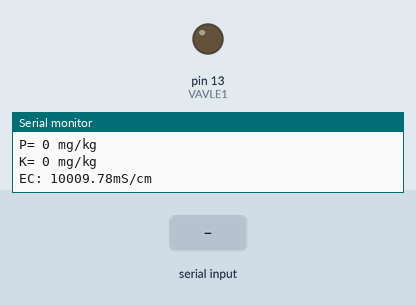
Simulated run of this sketch. Board: Arduino Uno, built with avr-gcc and run on an emulated ATmega328P. Parts: output pins drawn as LEDs (lit = HIGH), the last lines printed to the serial monitor. Inputs (shaded band) come from the test bench. The modem accepts every AT command (registered, SIM ready, sends succeed) and sends nothing else; pins used as bus, display or sensor lines are not drawn.

Above: at 14.2 s.
14.3 s: "1" received over the second serial link
At 15.7 s:
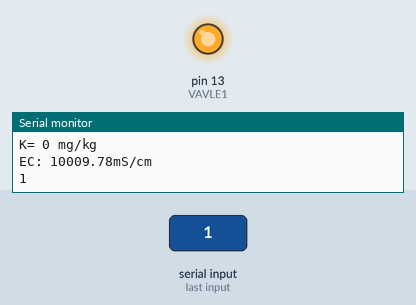
Timing chart, 0 to 17.3 s (numbered marks = the images above; inputs shaded):
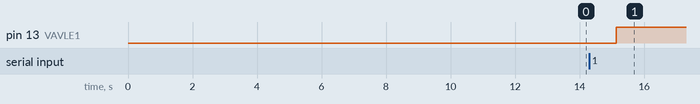

The sketch:

project.ino
```cpp
#include <SoftwareSerial.h>
#include <String.h>

#define RS485_power 7
#define MYSerialRX 8
#define MYSerialTX 9

#define VAVLE1       13


SoftwareSerial gprsSerial(10,11); //SIM900 Tx & Rx is connected to Arduino #7 & #8
SoftwareSerial MySerial(MYSerialRX , MYSerialTX);

unsigned char test_command[8] =
    {0X01, 0X04, 0X00, 0X00,
     0X00, 0X07, 0XB1, 0XC8};
unsigned char test_response[80] = {0};

int moisture;
int tem;
int ph;
float moisture_value;
float tem_value;
float ph_value;
int P_value;
int N_value;
int K_value;
float P_float_value;
float N_float_value;
float K_float_value;
double EC_val;

void setup()
{
  // put your setup code here, to run once:
  Serial.begin(9600);
  MySerial.begin(4800);

  // ############################  GSM Initialization
  gprsSerial.begin(9600);               // the GPRS baud rate
  delay(1000);  // Delay for module initialization

  gprsSerial.println("AT+CIPSPRT=0");  // Disable echoing of received data
  delay(500);  // Wait for command response
  ShowSerialData();

  gprsSerial.println("AT+CIPMUX=0");  // Set single-connection mode
  delay(500);  // Wait for command response
  ShowSerialData();


  //####################### Valves Initialization
  pinMode(VAVLE1 , OUTPUT);


  // ##################### NPK Initialization
  pinMode(RS485_power, OUTPUT);
  delay(50);
  digitalWrite(RS485_power, HIGH);
  delay(1000);

}

void loop()
{

  MySerial.listen();  // Start listening to NPK

  digitalWrite(RS485_power,HIGH);   // enable writing to mx485
  MySerial.write(test_command, 8);
  digitalWrite(RS485_power,LOW);    // enable reading from mx485

  int i = 0;
  while (MySerial.available() > 0 && i < 80)
  {
    test_response[i] = MySerial.read();
    i++;
    yield();
  }

  moisture = CaculateValue((int)test_response[3], (int)test_response[4]);
  moisture_value = moisture * 0.1;
  tem = CaculateValue((int)test_response[5], (int)test_response[6]);
  tem_value = tem * 0.1;
  ph = CaculateValue((int)test_response[9], (int)test_response[10]);
  ph_value = ph * 0.1;


  Serial.print("moisture_value:"); Serial.println(moisture_value);
  Serial.print("tem_value:"); Serial.println(tem_value);
  Serial.print("ph_value:"); Serial.println(ph_value);


  //****************GET Nitrogen, Phosphorus and Potassium

  N_value = CaculateValue((int)test_response[11], (int)test_response[12]);
  P_value = CaculateValue((int)test_response[13], (int)test_response[14]);
  K_value = CaculateValue((int)test_response[15], (int)test_response[16]);

  Serial.print("N= "); Serial.print(N_value); Serial.println(" mg/kg");
  Serial.print("P= "); Serial.print(P_value); Serial.println(" mg/kg");
  Serial.print("K= "); Serial.print(K_value); Serial.println(" mg/kg");


  //**************** GET EC Value
  int analogValue = analogRead(A0);
  float voltage = analogValue * (5.0 / 1023.0);
  EC_val = voltage * 4000;

  Serial.print("EC: "); Serial.print(EC_val); Serial.println("mS/cm");


  delay(2000);

  //####################### Valves

  digitalWrite(VAVLE1, !digitalRead(VAVLE1));   // Toggle Valve


  //######################################################### GSM

  gprsSerial.listen();    // Start listening to GSM
  if (gprsSerial.available())
    Serial.write(gprsSerial.read());


  // checks the communication between the device and the GSM module
  gprsSerial.println("AT");
  delay(500);

  // check the status of the SIM card PIN
  gprsSerial.println("AT+CPIN?");
  delay(500);

  // check the registration status of the GSM module with the cellular network.
  gprsSerial.println("AT+CREG?");
  delay(500);

  // check the attachment status of the GSM module to GPRS network.
  gprsSerial.println("AT+CGATT?");
  delay(500);


  // terminates all existing connections and frees up resources associated with those connections.
  gprsSerial.println("AT+CIPSHUT");
  delay(500);

  // provides information about the current connection mode, connection status, and other relevant details.
  gprsSerial.println("AT+CIPSTATUS");
  delay(2000);


  ShowSerialData();

  // configure the APN (Access Point Name) settings for establishing a GPRS connection on the GSM module.
  gprsSerial.println("AT+CSTT=\"jawwalnet.com\"");
  delay(1000);

  ShowSerialData();

  // bring up the GPRS context and activate the IP connection on the GSM module.
  gprsSerial.println("AT+CIICR");
  delay(3000);

  ShowSerialData();

  // retrieve the IP address assigned to the GSM module
  gprsSerial.println("AT+CIFSR");
  delay(2000);

  ShowSerialData();


  // establish a TCP connection with the host "api.thingspeak.com" on port 80.
  gprsSerial.println("AT+CIPSTART=\"TCP\",\"api.thingspeak.com\",\"80\"");
  delay(6000);

  ShowSerialData();

  gprsSerial.println("AT+CIPSEND");//begin send data to remote server
  delay(4000);
  ShowSerialData();

  String str="GET https://api.thingspeak.com/update?api_key=LGKD6S5PFHHQOF2R&field1=" + String(11);

  Serial.println(str);
  gprsSerial.println(str);//begin send data to remote server

  delay(4000);
  ShowSerialData();

  gprsSerial.println((char)26);//sending
  delay(5000);//waitting for reply, important! the time is base on the condition of internet
  gprsSerial.println();

  ShowSerialData();

  gprsSerial.println("AT+CIPSHUT");//close the connection
  delay(100);
  ShowSerialData();
}


int CaculateValue(int x, int y)
{
  int t = 0;
  t = x * 256;
  t = t + y;
  return t;
}


void ShowSerialData()
{
  while(gprsSerial.available()!=0)
  Serial.write(gprsSerial.read());
  delay(5000);
}
```
